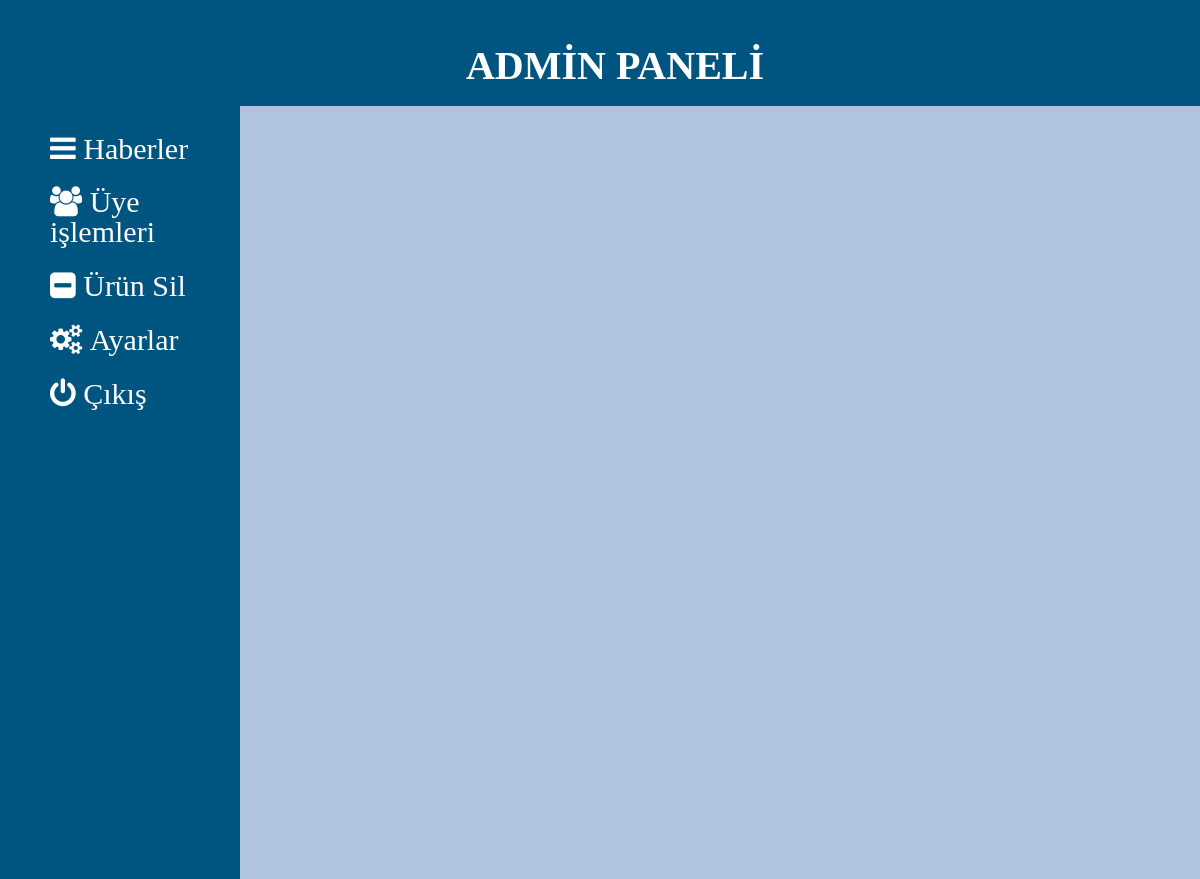
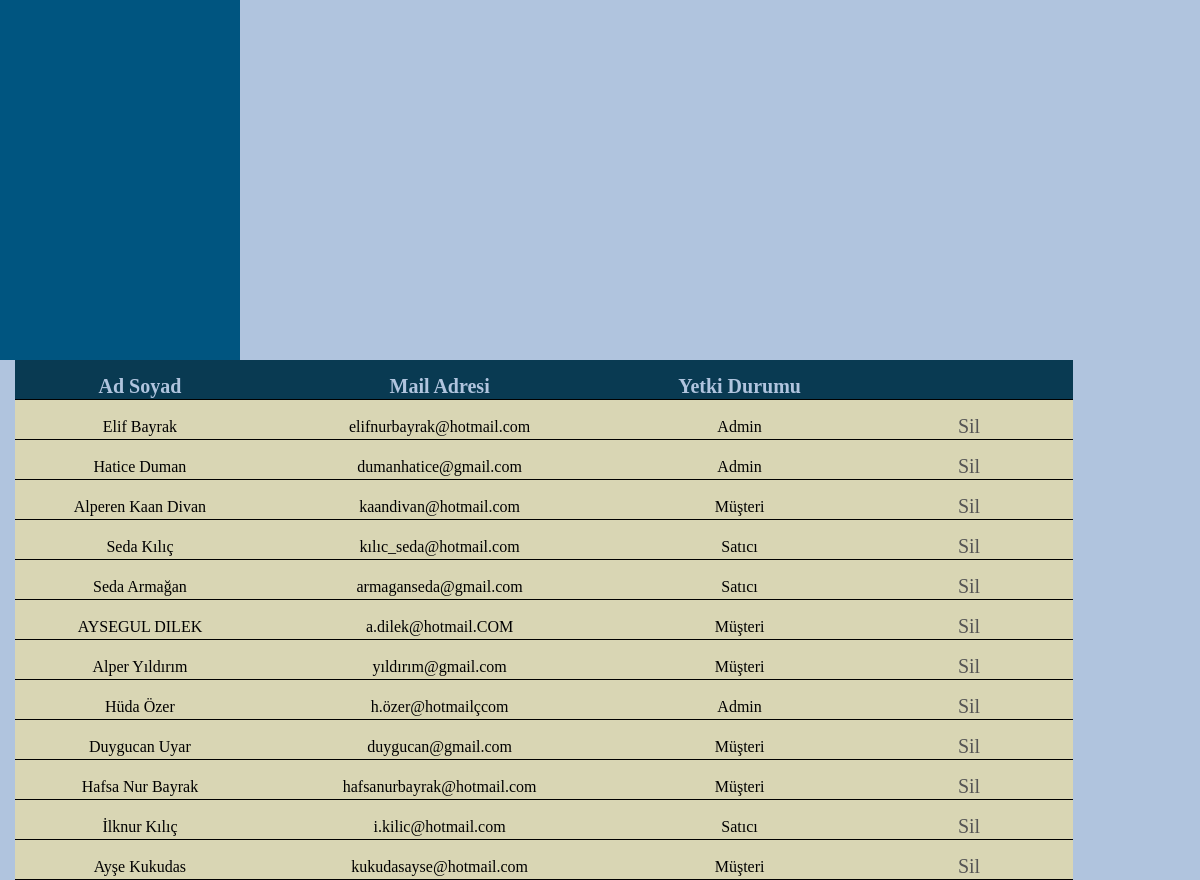
Screenshot of /uyesil.php (signed in) with the database file from the repository (2 pictures, top to bottom).
### tables this page shows
CREATE TABLE `kisiler` (
  `id` int(11) NOT NULL,
  `isim` varchar(25) DEFAULT NULL,
  `soyisim` varchar(25) DEFAULT NULL,
  `sifre` varchar(25) NOT NULL,
  `mail` varchar(50) NOT NULL,
  `tur` int(11) DEFAULT '3',
  `adres` varchar(250) NOT NULL
);

### uyesil.php (the view, shortened to what this page needs)
<!DOCTYPE html>
<html>
<link rel="stylesheet" href="https://cdnjs.cloudflare.com/ajax/libs/font-awesome/4.7.0/css/font-awesome.min.css">
<link rel="stylesheet" type="text/css" href="Proje.css">
<?php
    $sunucu = "localhost";
    $kullanici = "root";
    $parola = "";
    $dbAd= "proje";
    $bag = mysqli_connect($sunucu, $kullanici, $parola, $dbAd);
    $qsorgu = "SELECT * FROM kisiler";
    $r1 = mysqli_query($bag, $qsorgu);
?>
<body style="background-color: #B0C4DE">
<div class="ust_menu">
<h1 >ADMİN PANELİ</h1>
</div>
<div>
    <div class="admin_menu">
        <ul class="liste">
        <li><a href="admin.php"><i class="fa fa-bars" aria-hidden="true"> Haberler</i></a></li>
        <li class="uye" ><a href="#"><i class="fa fa-users" aria-hidden="true"> Üye işlemleri</i></a>
        </li>
        <li><a href="urunsil.php"><i class="fa fa-minus-square" aria-hidden="true"> Ürün Sil</i></a></li>
        <li><a href="adminayar.php"><i class="fa fa-cogs" aria-hidden="true"> Ayarlar</i></a></li>
        <li><a href="Kayit.php"><i class="fa fa-power-off" aria-hidden="true"> Çıkış</i></a></li>
        </ul>
    </div>
<div class="uye_liste">
<table>
<tr>
    <th>Ad Soyad</th>
    <th>Mail Adresi</th>
    <th>Yetki Durumu</th>
    <th> </th>
</tr>
<?php while($row1 = mysqli_fetch_array($r1)):; ?>
    <tr id="<?php echo $row1['id'];?>">
        <td><?php echo $row1['isim']." ".$row1['soyisim']?></td>
        <td><?php echo $row1['mail'];?></td>
        <td><?php
        if($row1['tur']==3)
            echo 'Müşteri';
        else if($row1['tur']==2)
            echo 'Satıcı';
        else
            echo 'Admin';
        ?></td>
        <td><a href="sil.php?id=<?php echo $row1['id'];?>" onclick="return uyari();">Sil</a></td>
    </tr>
<?php endwhile;?>
</div>

### Proje.css (style rules this page uses)
body { margin:0; background-repeat: no-repeat; -webkit-background-size: cover; -moz-background-size: cover; -o-background-size: cover; background-size: cover; }
.admin_menu { height: 30cm; width: 20%; background-color: rgb(0, 85, 128); float: left; overflow:hidden; display: block; }
.admin_menu a { display: block; font-size: 30px; color: white; padding: 10px; text-decoration: none; }
.liste, .uye_islem, .urun_islem { list-style-type: none; }
.ust_menu { height: 2cm; background-color: rgb(0, 85, 128); width: 100%; text-align: center; padding: 15px; }
.ust_menu h1 { color: white; font-size: 40px; }
table, tr, td, th { border-collapse: collapse; text-align: center; margin-left:15px; width: 28cm; height: auto; border-bottom: 1px solid black; background-color: rgba(218, 215, 181, 0.856); padding-top: 15px; }
th { font-size: 20px; background-color: rgb(9, 58, 82); color:#B0C4DE; }
a { text-decoration: none; color: #555; font-style: normal; font-size: 20px; }

### rows the page displays
kisiler: isim "Elif", soyisim "Bayrak", mail "elifnurbayrak@hotmail.com", tur "Admin"
kisiler: isim "Hatice", soyisim "Duman", mail "dumanhatice@gmail.com", tur "Admin"
kisiler: isim "Alperen Kaan", soyisim "Divan", mail "kaandivan@hotmail.com", tur "Müşteri"
kisiler: isim "Seda", soyisim "Kılıç", mail "kılıc_seda@hotmail.com", tur "Satıcı"
kisiler: isim "Seda", soyisim "Armağan", mail "armaganseda@gmail.com", tur "Satıcı"
kisiler: isim "AYSEGUL", soyisim "DILEK", mail "a.dilek@hotmail.COM", tur "Müşteri"
kisiler: isim "Alper", soyisim "Yıldırım", mail "yıldırım@gmail.com", tur "Müşteri"
kisiler: isim "Hüda", soyisim "Özer", mail "h.özer@hotmailçcom", tur "Admin"
kisiler: isim "Duygucan", soyisim "Uyar", mail "duygucan@gmail.com", tur "Müşteri"
kisiler: isim "Hafsa Nur", soyisim "Bayrak", mail "hafsanurbayrak@hotmail.com", tur "Müşteri"
kisiler: isim "İlknur", soyisim "Kılıç", mail "i.kilic@hotmail.com", tur "Satıcı"
kisiler: isim "Ayşe", soyisim "Kukudas", mail "kukudasayse@hotmail.com", tur "Müşteri"
